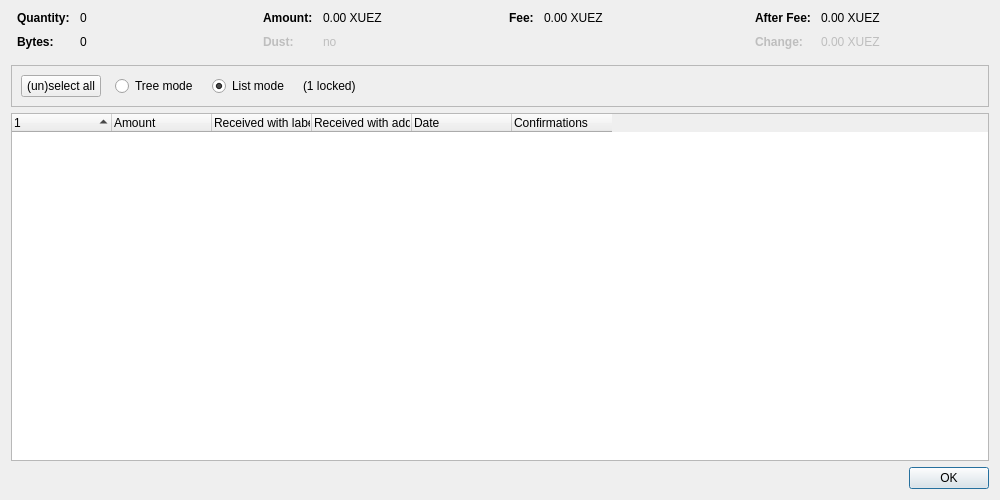
<?xml version="1.0" encoding="UTF-8"?>
<ui version="4.0">
 <class>CoinControlDialog</class>
 <widget class="QDialog" name="CoinControlDialog">
  <property name="geometry">
   <rect>
    <x>0</x>
    <y>0</y>
    <width>1000</width>
    <height>500</height>
   </rect>
  </property>
  <property name="windowTitle">
   <string>Coin Selection</string>
  </property>
  <layout class="QVBoxLayout" name="verticalLayout">
   <item>
    <layout class="QHBoxLayout" name="horizontalLayoutTop" stretch="0,0,0,0">
     <property name="topMargin">
      <number>0</number>
     </property>
     <property name="bottomMargin">
      <number>10</number>
     </property>
     <item>
      <layout class="QFormLayout" name="formLayoutCoinControl1">
       <property name="horizontalSpacing">
        <number>10</number>
       </property>
       <property name="verticalSpacing">
        <number>10</number>
       </property>
       <property name="leftMargin">
        <number>6</number>
       </property>
       <property name="rightMargin">
        <number>6</number>
       </property>
       <item row="0" column="0">
        <widget class="QLabel" name="labelCoinControlQuantityText">
         <property name="font">
          <font>
           <weight>75</weight>
           <bold>true</bold>
          </font>
         </property>
         <property name="text">
          <string>Quantity:</string>
         </property>
        </widget>
       </item>
       <item row="0" column="1">
        <widget class="QLabel" name="labelCoinControlQuantity">
         <property name="cursor">
          <cursorShape>IBeamCursor</cursorShape>
         </property>
         <property name="contextMenuPolicy">
          <enum>Qt::ActionsContextMenu</enum>
         </property>
         <property name="text">
          <string notr="true">0</string>
         </property>
         <property name="textInteractionFlags">
          <set>Qt::LinksAccessibleByMouse|Qt::TextSelectableByKeyboard|Qt::TextSelectableByMouse</set>
         </property>
        </widget>
       </item>
       <item row="1" column="0">
        <widget class="QLabel" name="labelCoinControlBytesText">
         <property name="font">
          <font>
           <weight>75</weight>
           <bold>true</bold>
          </font>
         </property>
         <property name="text">
          <string>Bytes:</string>
         </property>
        </widget>
       </item>
       <item row="1" column="1">
        <widget class="QLabel" name="labelCoinControlBytes">
         <property name="cursor">
          <cursorShape>IBeamCursor</cursorShape>
         </property>
         <property name="contextMenuPolicy">
          <enum>Qt::ActionsContextMenu</enum>
         </property>
         <property name="text">
          <string notr="true">0</string>
         </property>
         <property name="textInteractionFlags">
          <set>Qt::LinksAccessibleByMouse|Qt::TextSelectableByKeyboard|Qt::TextSelectableByMouse</set>
         </property>
        </widget>
       </item>
      </layout>
     </item>
     <item>
      <layout class="QFormLayout" name="formLayoutCoinControl2">
       <property name="horizontalSpacing">
        <number>10</number>
       </property>
       <property name="verticalSpacing">
        <number>10</number>
       </property>
       <property name="leftMargin">
        <number>6</number>
       </property>
       <property name="rightMargin">
        <number>6</number>
       </property>
       <item row="0" column="0">
        <widget class="QLabel" name="labelCoinControlAmountText">
         <property name="font">
          <font>
           <weight>75</weight>
           <bold>true</bold>
          </font>
         </property>
         <property name="text">
          <string>Amount:</string>
         </property>
        </widget>
       </item>
       <item row="0" column="1">
        <widget class="QLabel" name="labelCoinControlAmount">
         <property name="cursor">
          <cursorShape>IBeamCursor</cursorShape>
         </property>
         <property name="contextMenuPolicy">
          <enum>Qt::ActionsContextMenu</enum>
         </property>
         <property name="text">
          <string notr="true">0.00 XUEZ</string>
         </property>
         <property name="textInteractionFlags">
          <set>Qt::LinksAccessibleByMouse|Qt::TextSelectableByKeyboard|Qt::TextSelectableByMouse</set>
         </property>
        </widget>
       </item>
       <item row="1" column="0">
        <widget class="QLabel" name="labelCoinControlLowOutputText">
         <property name="enabled">
          <bool>false</bool>
         </property>
         <property name="font">
          <font>
           <weight>75</weight>
           <bold>true</bold>
          </font>
         </property>
         <property name="text">
          <string>Dust:</string>
         </property>
        </widget>
       </item>
       <item row="1" column="1">
        <widget class="QLabel" name="labelCoinControlLowOutput">
         <property name="enabled">
          <bool>false</bool>
         </property>
         <property name="cursor">
          <cursorShape>IBeamCursor</cursorShape>
         </property>
         <property name="contextMenuPolicy">
          <enum>Qt::ActionsContextMenu</enum>
         </property>
         <property name="text">
          <string notr="true">no</string>
         </property>
         <property name="textInteractionFlags">
          <set>Qt::LinksAccessibleByMouse|Qt::TextSelectableByKeyboard|Qt::TextSelectableByMouse</set>
         </property>
        </widget>
       </item>
      </layout>
     </item>
     <item>
      <layout class="QFormLayout" name="formLayoutCoinControl3">
       <property name="horizontalSpacing">
        <number>10</number>
       </property>
       <property name="verticalSpacing">
        <number>10</number>
       </property>
       <property name="leftMargin">
        <number>6</number>
       </property>
       <property name="rightMargin">
        <number>6</number>
       </property>
       <item row="0" column="0">
        <widget class="QLabel" name="labelCoinControlFeeText">
         <property name="font">
          <font>
           <weight>75</weight>
           <bold>true</bold>
          </font>
         </property>
         <property name="text">
          <string>Fee:</string>
         </property>
        </widget>
       </item>
       <item row="0" column="1">
        <widget class="QLabel" name="labelCoinControlFee">
         <property name="cursor">
          <cursorShape>IBeamCursor</cursorShape>
         </property>
         <property name="contextMenuPolicy">
          <enum>Qt::ActionsContextMenu</enum>
         </property>
         <property name="text">
          <string notr="true">0.00 XUEZ</string>
         </property>
         <property name="textInteractionFlags">
          <set>Qt::LinksAccessibleByMouse|Qt::TextSelectableByKeyboard|Qt::TextSelectableByMouse</set>
         </property>
        </widget>
       </item>
      </layout>
     </item>
     <item>
      <layout class="QFormLayout" name="formLayoutCoinControl4">
       <property name="horizontalSpacing">
        <number>10</number>
       </property>
       <property name="verticalSpacing">
        <number>10</number>
       </property>
       <property name="leftMargin">
        <number>6</number>
       </property>
       <property name="rightMargin">
        <number>6</number>
       </property>
       <item row="0" column="0">
        <widget class="QLabel" name="labelCoinControlAfterFeeText">
         <property name="font">
          <font>
           <weight>75</weight>
           <bold>true</bold>
          </font>
         </property>
         <property name="text">
          <string>After Fee:</string>
         </property>
        </widget>
       </item>
       <item row="0" column="1">
        <widget class="QLabel" name="labelCoinControlAfterFee">
         <property name="cursor">
          <cursorShape>IBeamCursor</cursorShape>
         </property>
         <property name="contextMenuPolicy">
          <enum>Qt::ActionsContextMenu</enum>
         </property>
         <property name="text">
          <string notr="true">0.00 XUEZ</string>
         </property>
         <property name="textInteractionFlags">
          <set>Qt::LinksAccessibleByMouse|Qt::TextSelectableByKeyboard|Qt::TextSelectableByMouse</set>
         </property>
        </widget>
       </item>
       <item row="1" column="0">
        <widget class="QLabel" name="labelCoinControlChangeText">
         <property name="enabled">
          <bool>false</bool>
         </property>
         <property name="font">
          <font>
           <weight>75</weight>
           <bold>true</bold>
          </font>
         </property>
         <property name="text">
          <string>Change:</string>
         </property>
        </widget>
       </item>
       <item row="1" column="1">
        <widget class="QLabel" name="labelCoinControlChange">
         <property name="enabled">
          <bool>false</bool>
         </property>
         <property name="cursor">
          <cursorShape>IBeamCursor</cursorShape>
         </property>
         <property name="contextMenuPolicy">
          <enum>Qt::ActionsContextMenu</enum>
         </property>
         <property name="text">
          <string notr="true">0.00 XUEZ</string>
         </property>
         <property name="textInteractionFlags">
          <set>Qt::LinksAccessibleByMouse|Qt::TextSelectableByKeyboard|Qt::TextSelectableByMouse</set>
         </property>
        </widget>
       </item>
      </layout>
     </item>
    </layout>
   </item>
   <item>
    <widget class="QFrame" name="frame">
     <property name="minimumSize">
      <size>
       <width>0</width>
       <height>40</height>
      </size>
     </property>
     <property name="frameShape">
      <enum>QFrame::StyledPanel</enum>
     </property>
     <property name="frameShadow">
      <enum>QFrame::Sunken</enum>
     </property>
     <layout class="QHBoxLayout" name="horizontalLayout">
      <item>
       <layout class="QHBoxLayout" name="horizontalLayoutPanel" stretch="0,0,0,0,0">
        <property name="spacing">
         <number>14</number>
        </property>
        <item>
         <widget class="QPushButton" name="pushButtonSelectAll">
          <property name="sizePolicy">
           <sizepolicy hsizetype="Maximum" vsizetype="Fixed">
            <horstretch>0</horstretch>
            <verstretch>0</verstretch>
           </sizepolicy>
          </property>
          <property name="text">
           <string>(un)select all</string>
          </property>
          <property name="autoDefault">
           <bool>false</bool>
          </property>
         </widget>
        </item>
        <item>
         <widget class="QRadioButton" name="radioTreeMode">
          <property name="sizePolicy">
           <sizepolicy hsizetype="Maximum" vsizetype="Fixed">
            <horstretch>0</horstretch>
            <verstretch>0</verstretch>
           </sizepolicy>
          </property>
          <property name="text">
           <string>Tree mode</string>
          </property>
         </widget>
        </item>
        <item>
         <widget class="QRadioButton" name="radioListMode">
          <property name="sizePolicy">
           <sizepolicy hsizetype="Maximum" vsizetype="Fixed">
            <horstretch>0</horstretch>
            <verstretch>0</verstretch>
           </sizepolicy>
          </property>
          <property name="text">
           <string>List mode</string>
          </property>
          <property name="checked">
           <bool>true</bool>
          </property>
         </widget>
        </item>
        <item>
         <widget class="QLabel" name="labelLocked">
          <property name="text">
           <string notr="true">(1 locked)</string>
          </property>
         </widget>
        </item>
        <item>
         <spacer name="horizontalSpacer">
          <property name="orientation">
           <enum>Qt::Horizontal</enum>
          </property>
          <property name="sizeHint" stdset="0">
           <size>
            <width>40</width>
            <height>20</height>
           </size>
          </property>
         </spacer>
        </item>
       </layout>
      </item>
     </layout>
    </widget>
   </item>
   <item>
    <widget class="CoinControlTreeWidget" name="treeWidget">
     <property name="contextMenuPolicy">
      <enum>Qt::CustomContextMenu</enum>
     </property>
     <property name="sortingEnabled">
      <bool>false</bool>
     </property>
     <property name="columnCount">
      <number>6</number>
     </property>
     <attribute name="headerShowSortIndicator" stdset="0">
      <bool>true</bool>
     </attribute>
     <attribute name="headerStretchLastSection">
      <bool>false</bool>
     </attribute>
     <column>
      <property name="text">
       <string/>
      </property>
     </column>
     <column>
      <property name="text">
       <string>Amount</string>
      </property>
     </column>
     <column>
      <property name="text">
       <string>Received with label</string>
      </property>
     </column>
     <column>
      <property name="text">
       <string>Received with address</string>
      </property>
     </column>
     <column>
      <property name="text">
       <string>Date</string>
      </property>
     </column>
     <column>
      <property name="text">
       <string>Confirmations</string>
      </property>
      <property name="toolTip">
       <string>Confirmed</string>
      </property>
     </column>
     <column>
      <property name="text">
       <string/>
      </property>
     </column>
     <column>
      <property name="text">
       <string/>
      </property>
     </column>
     <column>
      <property name="text">
       <string/>
      </property>
     </column>
     <column>
      <property name="text">
       <string/>
      </property>
     </column>
    </widget>
   </item>
   <item>
    <widget class="QDialogButtonBox" name="buttonBox">
     <property name="orientation">
      <enum>Qt::Horizontal</enum>
     </property>
     <property name="standardButtons">
      <set>QDialogButtonBox::Ok</set>
     </property>
    </widget>
   </item>
  </layout>
 </widget>
 <customwidgets>
  <customwidget>
   <class>CoinControlTreeWidget</class>
   <extends>QTreeWidget</extends>
   <header>qt/coincontroltreewidget.h</header>
  </customwidget>
 </customwidgets>
 <resources/>
 <connections/>
</ui>
